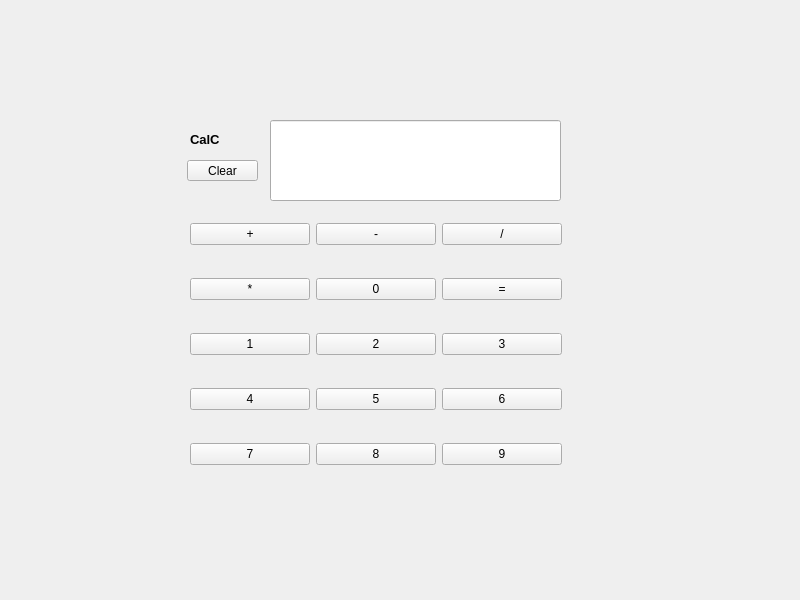
<?xml version="1.0" encoding="UTF-8"?>
<ui version="4.0">
 <class>MainWindow</class>
 <widget class="QMainWindow" name="MainWindow">
  <property name="geometry">
   <rect>
    <x>0</x>
    <y>0</y>
    <width>800</width>
    <height>600</height>
   </rect>
  </property>
  <property name="windowTitle">
   <string>MainWindow</string>
  </property>
  <widget class="QWidget" name="centralwidget">
   <widget class="QLineEdit" name="editInput">
    <property name="geometry">
     <rect>
      <x>270</x>
      <y>120</y>
      <width>291</width>
      <height>81</height>
     </rect>
    </property>
   </widget>
   <widget class="QLabel" name="title">
    <property name="geometry">
     <rect>
      <x>190</x>
      <y>130</y>
      <width>71</width>
      <height>18</height>
     </rect>
    </property>
    <property name="font">
     <font>
      <pointsize>10</pointsize>
      <bold>true</bold>
     </font>
    </property>
    <property name="text">
     <string>CalC</string>
    </property>
   </widget>
   <widget class="QWidget" name="layoutWidget">
    <property name="geometry">
     <rect>
      <x>190</x>
      <y>220</y>
      <width>372</width>
      <height>252</height>
     </rect>
    </property>
    <layout class="QGridLayout" name="Layout">
     <property name="verticalSpacing">
      <number>30</number>
     </property>
     <item row="3" column="2">
      <widget class="QPushButton" name="six">
       <property name="text">
        <string>6</string>
       </property>
      </widget>
     </item>
     <item row="2" column="1">
      <widget class="QPushButton" name="two">
       <property name="text">
        <string>2</string>
       </property>
      </widget>
     </item>
     <item row="3" column="1">
      <widget class="QPushButton" name="five">
       <property name="text">
        <string>5</string>
       </property>
      </widget>
     </item>
     <item row="4" column="0">
      <widget class="QPushButton" name="seven">
       <property name="text">
        <string>7</string>
       </property>
      </widget>
     </item>
     <item row="1" column="2">
      <widget class="QPushButton" name="equal">
       <property name="text">
        <string>=</string>
       </property>
      </widget>
     </item>
     <item row="1" column="0">
      <widget class="QPushButton" name="multiply">
       <property name="text">
        <string>*</string>
       </property>
      </widget>
     </item>
     <item row="4" column="1">
      <widget class="QPushButton" name="eight">
       <property name="text">
        <string>8</string>
       </property>
      </widget>
     </item>
     <item row="4" column="2">
      <widget class="QPushButton" name="nine">
       <property name="text">
        <string>9</string>
       </property>
      </widget>
     </item>
     <item row="2" column="0">
      <widget class="QPushButton" name="one">
       <property name="text">
        <string>1</string>
       </property>
      </widget>
     </item>
     <item row="2" column="2">
      <widget class="QPushButton" name="three">
       <property name="text">
        <string>3</string>
       </property>
      </widget>
     </item>
     <item row="3" column="0">
      <widget class="QPushButton" name="four">
       <property name="text">
        <string>4</string>
       </property>
      </widget>
     </item>
     <item row="0" column="0">
      <widget class="QPushButton" name="add">
       <property name="text">
        <string>+</string>
       </property>
      </widget>
     </item>
     <item row="1" column="1">
      <widget class="QPushButton" name="zero">
       <property name="text">
        <string>0</string>
       </property>
      </widget>
     </item>
     <item row="0" column="1">
      <widget class="QPushButton" name="minus">
       <property name="text">
        <string>-</string>
       </property>
      </widget>
     </item>
     <item row="0" column="2">
      <widget class="QPushButton" name="divide">
       <property name="text">
        <string>/</string>
       </property>
      </widget>
     </item>
    </layout>
   </widget>
   <widget class="QPushButton" name="Clear">
    <property name="geometry">
     <rect>
      <x>187</x>
      <y>160</y>
      <width>71</width>
      <height>21</height>
     </rect>
    </property>
    <property name="text">
     <string>Clear</string>
    </property>
   </widget>
  </widget>
 </widget>
 <resources/>
 <connections/>
</ui>
